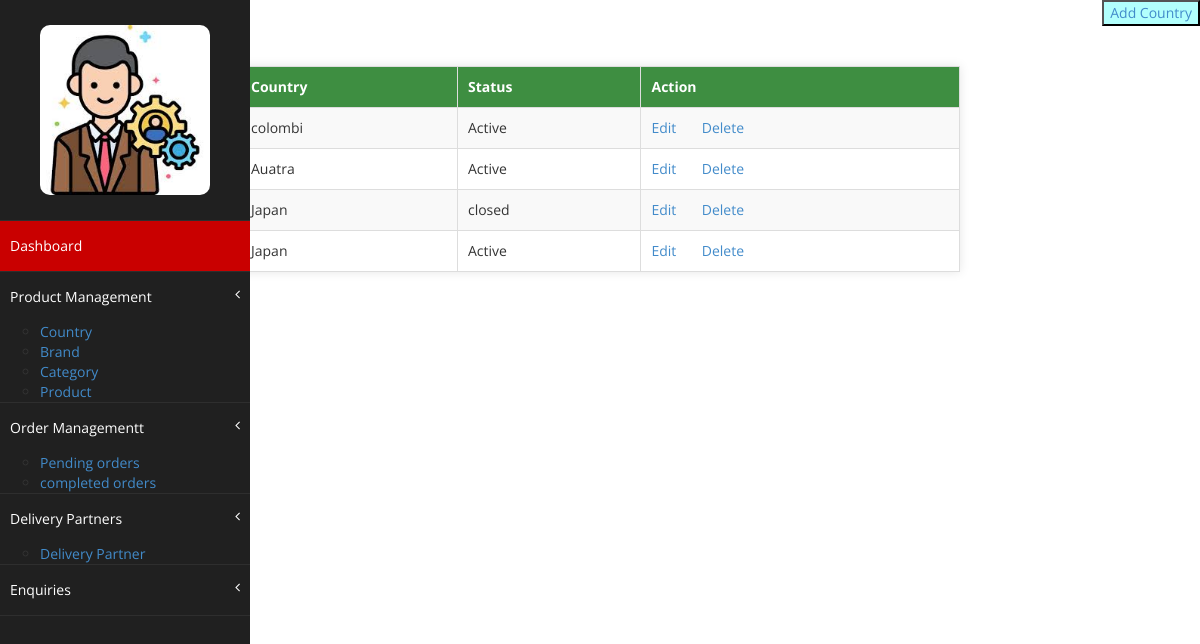
/country/, run on the app's committed database.
### veg/models.py (models this page shows)
class Country(models.Model):
    cname=models.CharField(max_length=50,null=True)
    status=models.CharField(max_length=10,null=True)

### veg/views.py (the view)
# urls.py: path("country/",views.country),
def country(request):
    a=Country.objects.all()
    return render(request, "country.html", {'a': a})

### templates/country.html (shortened to what this page needs)
<!DOCTYPE html>
{% load static %}
<html lang="en">
<head>
    <link href="{% static 'assets/css/bootstrap.css' %}" rel="stylesheet" />
    <link href="{% static 'assets/css/font-awesome.css' %}" rel="stylesheet" />
    <link href="{% static 'assets/js/morris/morris-0.4.3.min.css' %}" rel="stylesheet" />
    <link href="{% static 'assets/css/custom.css' %}" rel="stylesheet" />
</head>
<body>
                <nav class="navbar-default navbar-side" role="navigation">
            <div class="sidebar-collapse">
                <ul class="nav" id="main-menu">
				<li class="text-center">
                    <img src="{% static 'assets/img/ad.jpeg' %}" class="user-image img-responsive"/>
					</li>
                    <li>
                        <a class="active-menu"  href="/dashboard">Dashboard</a>
                    </li>
                     <li>
                     <a href="/product">Product Management<span class="fa arrow"></span></a>
                         <ul>
                             <li><a href="/country">Country</a></li>
                             <li><a href="/brand">Brand</a></li>
                             <li><a href="/category">Category</a></li>
                             <li><a href="/product">Product</a></li>
                         </ul>
                    </li>
                    <li>
                        <a  href="chart.html">Order Management<span class="fa arrow"></span>t</a>
                        <ul>
                            <li><a href="/oder_details">Pending orders</a></li>
                            <li><a href="/completed_orders/">completed orders</a></li>
                        </ul>
                    </li>
                      <li  >
                        <a  href="table.html">Delivery Partners<span class="fa arrow"></span></a>
                          <ul><li><a href="/delivery_p">Delivery Partner</a></li></ul>
                    </li>
                    <li  >
                        <a  href="/enquires/">Enquiries<span class="fa arrow"></span></a>
                    </li>
                </ul>
            </div>
        </nav>
    <div style="text-align: right;">
   <button style="background-color: #B2FFFC"><a href="/add_country">Add Country</a></button>
</div>
<table>
   <tr>
       <th>Country</th>
    <th>Status</th>
   <th>Action</th></tr>
    {% for i in a%}
        <tr>
        <td>{{i.cname}}</td>
        <td>{{i.status}}</td>
        <td><a href="/edit_country/{{i.id}}">Edit</a> &nbsp; &nbsp; &nbsp;
        <a href="/delete_country/{{i.id}}">Delete</a></td>
        </tr>
    {%endfor%}
</table>
</body>
</html>

### static/assets/css/custom.css (style rules this page uses)
body { font-family: 'Open Sans', sans-serif; }
.text-center { text-align:center; }
.user-image { margin: 25px auto; -webkit-border-radius: 10px; -moz-border-radius: 10px; border-radius: 10px; max-height:170px; max-width:170px; }
.active-menu { background-color:#C90000!important; }
.arrow { float: right; }
.fa.arrow:before { content: "\f104"; }
.sidebar-collapse , .sidebar-collapse .nav { background:none; }
.sidebar-collapse .nav { padding:0; }
.sidebar-collapse .nav > li > a { color:#fff; background:#202020; text-shadow:none; }
.sidebar-collapse > .nav > li > a { padding:15px 10px; }
.sidebar-collapse > .nav > li { border-bottom: 1px solid rgba(107, 108, 109, 0.19); }
.navbar-side { border:none; background-color: #202020; }
.navbar-default { border:0px solid black; }
@media (min-width:768px) { .navbar-side { z-index: 1; position: absolute; width: 260px; } }

### templates/country.html (style rules this page uses)
table { background-color: #fff; border-collapse: collapse; width: 60%; margin: 40px auto; box-shadow: 0 0 10px rgba(0, 0, 0, 0.1); }
th, td { border: 1px solid #ddd; padding: 10px; text-align: left; }
th { background-color: #3E8E41 ; color: #fff; }
tr:nth-child(even) { background-color: #f9f9f9; }
.navbar-default.navbar-side { height: 100vh; position: fixed; top: 0; left: 0; z-index: 1; width: 250px; }

### data on the page
Country: cname "colombi", status "Active"
Country: cname "Auatra", status "Active"
Country: cname "Japan", status "closed"
Country: cname "Japan", status "Active"
